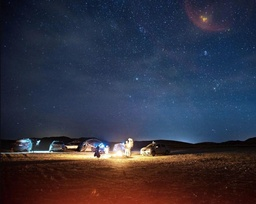
#> input picture xyz.jpg, 256 x 204 px, shrunk from 894 x 711 before the run, given in place of Screenshot_from_2020-11-13_11-37-46.jpg, which was not available
$ python test.py xyz.jpg img.jpg img.jpg img.jpg   (older library calls are emulated)
#> lines starting #> are read from the running program, lines starting #| are printed output that depends on the picture; pictures that were not available may be replaced by others from this repository, and a replacement may not be noted
import sys

# tqdm gives us a pretty progress bar to visualize progress.
from tqdm import trange
import numpy as np
from imageio import imread, imwrite
from scipy.ndimage.filters import convolve

def calc_energy(img):
    filter_du = np.array([
        [1.0, 2.0, 1.0],
        [0.0, 0.0, 0.0],
        [-1.0, -2.0, -1.0],
    ])
    # This converts it from a 2D filter to a 3D filter, replicating the same filter for each channel: R, G, B
    filter_du = np.stack([filter_du] * 3, axis=2)

    filter_dv = np.array([
        [1.0, 0.0, -1.0],
        [2.0, 0.0, -2.0],
        [1.0, 0.0, -1.0],
    ])
    filter_dv = np.stack([filter_dv] * 3, axis=2)

    img = img.astype('float32')
    convolved = np.absolute(convolve(img, filter_du)) + np.absolute(convolve(img, filter_dv))

    # Summing the energies in the red, green, and blue channels
    energy_map = convolved.sum(axis=2)

    return energy_map

def crop_c(img, scale_c):
    r, c, _ = img.shape
    new_c = int(scale_c * c)

    for i in trange(c - new_c): # use range if you don't want to use tqdm. trange shows a progess bar on the terminal
        img = carve_column(img)

    return img

def crop_r(img, scale_r):
    img = np.rot90(img, 1, (0, 1))
    img = crop_c(img, scale_r)
    img = np.rot90(img, 3, (0, 1))
    return img

def carve_column(img):
    r, c, _ = img.shape

    M, backtrack = minimum_seam(img)

    # Create a (r, c) matrix filled with the value True
    mask = np.ones((r, c), dtype=np.bool)

    # Find the position of the smallest element in the last row of M
    j = np.argmin(M[-1])
    for i in reversed(range(r)):
        # Mark the pixels for deletion
        mask[i, j] = False
        j = backtrack[i, j]

    # Since the image has 3 channels, we convert our mask to 3D
    mask = np.stack([mask] * 3, axis=2)

    # Delete all the pixels marked False in the mask, and resize it to the new image dimensions
    img = img[mask].reshape((r, c - 1, 3))
    return img

def minimum_seam(img):
    r, c, _ = img.shape
    energy_map = calc_energy(img)

    M = energy_map.copy()
    backtrack = np.zeros_like(M, dtype=np.int)

    for i in range(1, r):
        for j in range(0, c):
            # Handle the left edge of the image, to ensure we don't index -1
            if j == 0:
                idx = np.argmin(M[i-1, j:j + 2])
                backtrack[i, j] = idx + j
                min_energy = M[i-1, idx + j]
            else:
                idx = np.argmin(M[i - 1, j - 1:j + 2])
                backtrack[i, j] = idx + j - 1
                min_energy = M[i - 1, idx + j - 1]

            M[i, j] += min_energy

    return M, backtrack

# [21 lines of commented-out code are left out]


def MAIN(which_axis,scale,in_filename,out_filename):
    # [14 lines of commented-out code are left out]

#> called with which_axis = 'r', scale = 0.75
    scale=float(scale)
    img = imread(in_filename)
#> img is the input picture: shape (204, 256, 3); mean R, G, B 50.9, 51.8, 67.4

    if which_axis == 'r':
        out = crop_r(img, scale)
#> in crop_r, `img = np.rot90(img, 1, (0, 1))`:
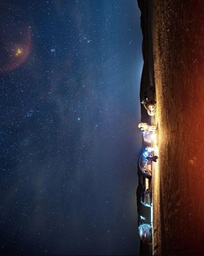
#> img: shape (256, 204, 3); mean of channels 0, 1, 2 50.9, 51.8, 67.4; drawn as R, G, B
#> the loop in crop_c, `for i in trange(c - new_c): # use range if you don't want to use tqdm...` made 51 passes
#> pass 1, in calc_energy, `convolved = np.absolute(convolve(img, filter_du)) + np.absolute(convol..`:
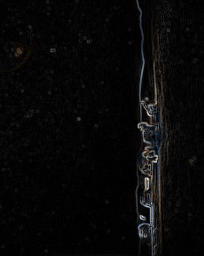
#> convolved: shape (256, 204, 3) float32; mean of channels 0, 1, 2 133.1, 129.3, 129.2; drawn with min black and max white
#> pass 1, in carve_column, `M, backtrack = minimum_seam(img)`:
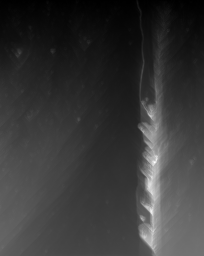
#> M: shape (256, 204) float32; min 0, max 57644, mean 12578.7; drawn with min black and max white
#> after the loop in crop_c, `for i in trange(c - new_c): # use range if you don't want to use tqdm...`:
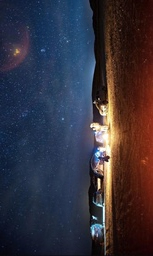
#> img: shape (256, 153, 3); mean of channels 0, 1, 2 53.6, 50, 61.6; drawn as R, G, B
#> in crop_r, `img = np.rot90(img, 3, (0, 1))`:
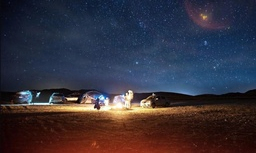
#> img: shape (153, 256, 3); mean of channels 0, 1, 2 53.6, 50, 61.6; drawn as R, G, B
    elif which_axis == 'c':
        out = crop_c(img, scale)
    else:
        print('usage: carver.py <r/c> <scale> <image_in> <image_out>', file=sys.stderr)
        sys.exit(1)

    imwrite(out_filename, out)

if __name__ == "__main__":
    a='r'
    b=0.75
    c='/home/sumanto/Desktop/PROJECT/Content-Aware-Resizing-using-Dynamic-Programming/static/img/uploads/Screenshot_from_2020-11-13_11-37-46.jpg'
    d='/home/sumanto/Desktop/PROJECT/Content-Aware-Resizing-using-Dynamic-Programming/static/img/downloads/new_image.jpg'
    MAIN(a,b,c,d)
